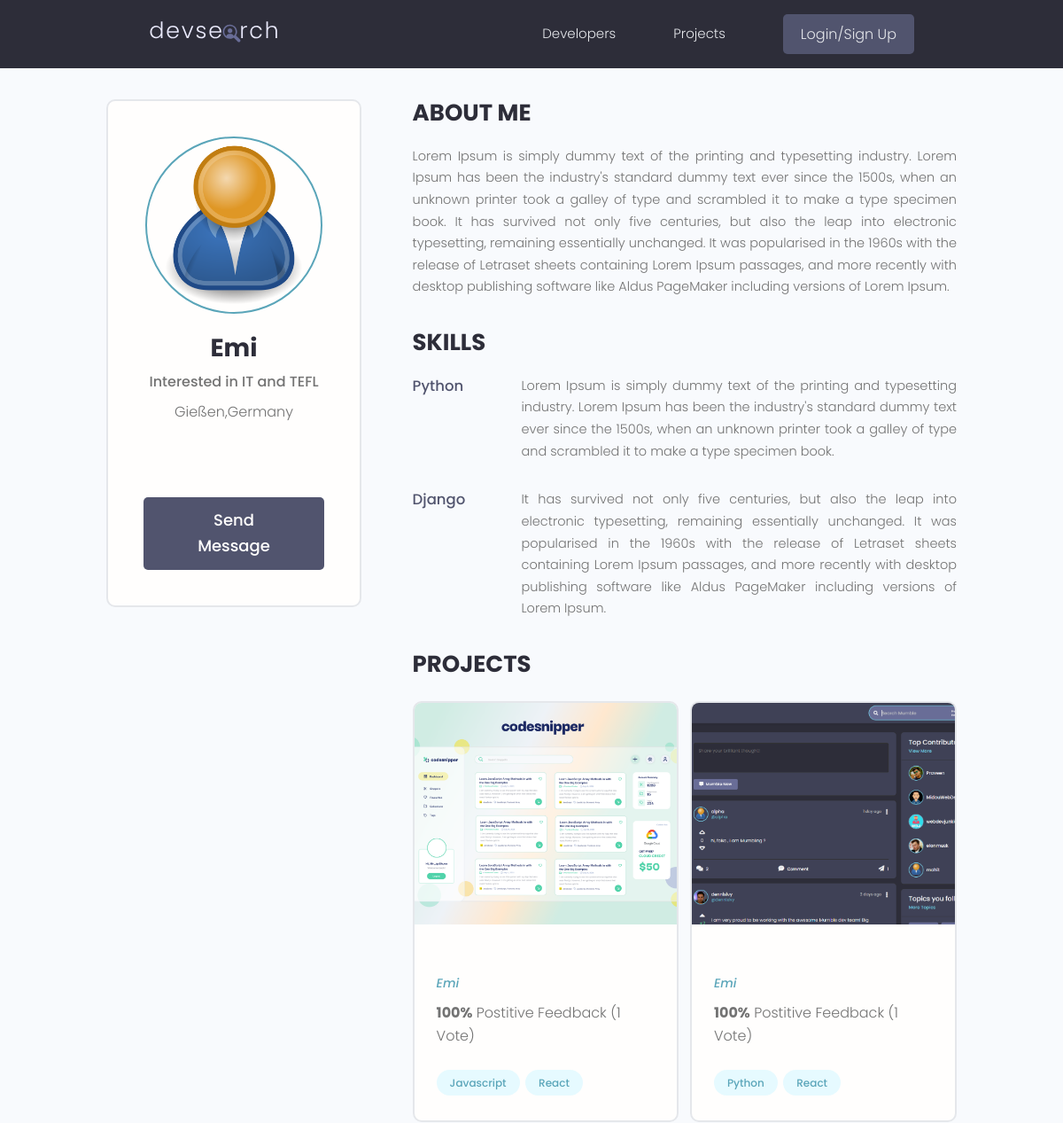
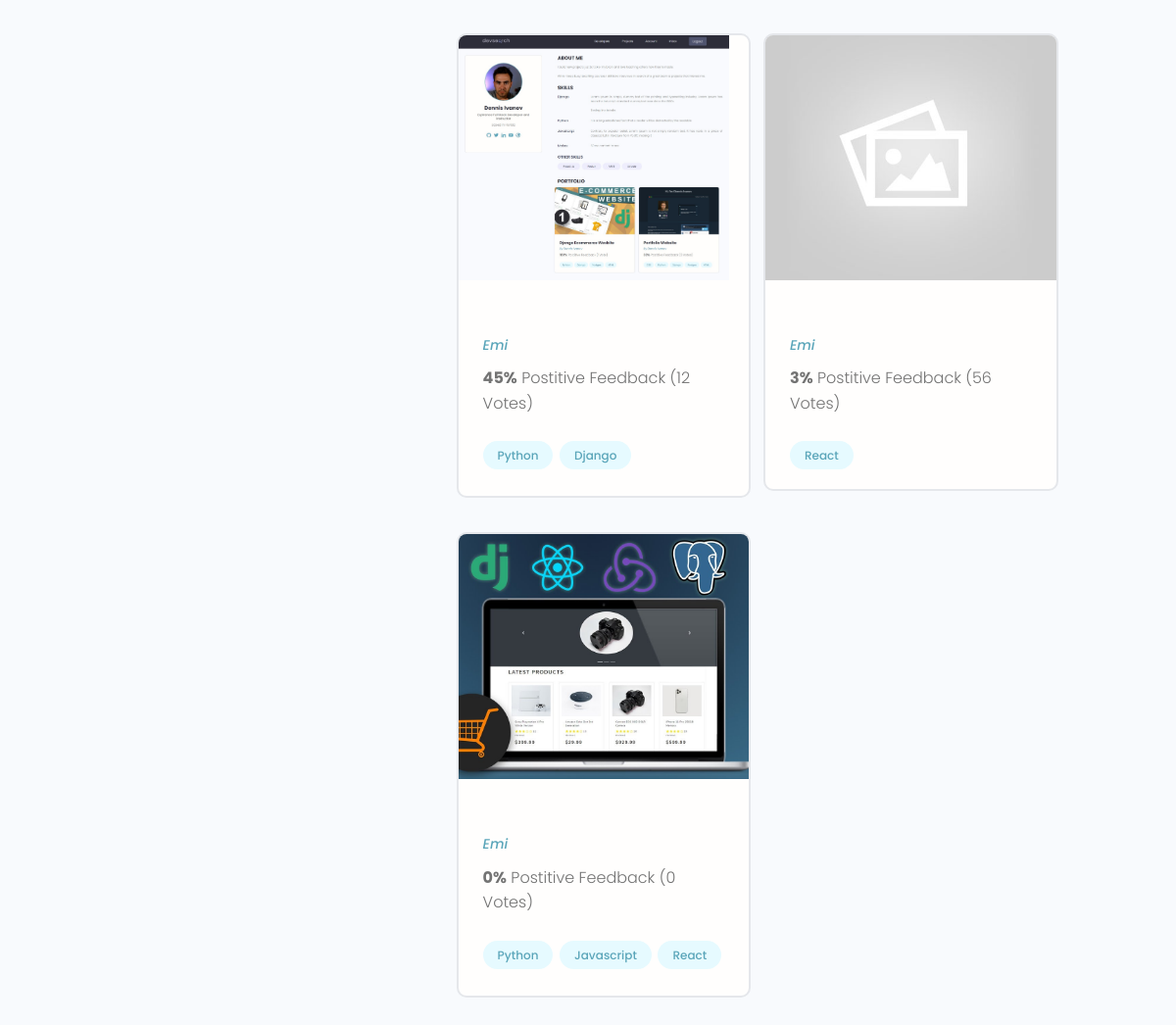
/profile/322cbee1-44a9-4656-b216-9968daeb3f3f/, run on the app's committed database (2 pictures, top to bottom).
### users/models.py (models this page shows, shortened)
class Profile(models.Model):
    user = models.OneToOneField(User, on_delete=models.CASCADE, null = True, blank=True)
    name = models.CharField(max_length=200,null = True, blank=True)
    location = models.CharField(max_length=200,null = True, blank=True)
    email = models.EmailField(max_length=500,null = True, blank=True)
    username = models.CharField(max_length=200,null = True, blank=True)
    short_intro =  models.CharField(max_length=200,null = True, blank=True)
    bio = models.TextField(null = True, blank=True)
    profile_image = models.ImageField(null = True, blank=True,upload_to='profiles/',default ='profiles/user-default.png')
    social_github = models.CharField(max_length=200,null = True, blank=True)
    social_twitter = models.CharField(max_length=200,null = True, blank=True)
    social_linkedin = models.CharField(max_length=200,null = True, blank=True)
    social_youtube = models.CharField(max_length=200,null = True, blank=True)
    social_website = models.CharField(max_length=200,null = True, blank=True)
    created =  models.DateTimeField(auto_now_add=True)
    id = models.UUIDField(default=uuid.uuid4,unique=True, primary_key=True,editable=False)
    class Meta:
        ordering = ['-created']

class Skill(models.Model):
    owner = models.ForeignKey(Profile,on_delete=models.CASCADE, null = True, blank=True)
    name = models.CharField(max_length=200,null = True, blank=True)
    description = models.TextField(null = True, blank=True)
    created =  models.DateTimeField(auto_now_add=True)
    id = models.UUIDField(default=uuid.uuid4,unique=True, primary_key=True,editable=False)

### projects/models.py (models this page shows, shortened)
class  Project(models.Model):
    owner = models.ForeignKey(Profile,null=True, blank=True,on_delete=models.SET_NULL)
    title = models.CharField(max_length=200)
    description = models.TextField(null=True, blank=True)
    featured_image =models.ImageField(null=True,blank=True,default="default.jpg")
    demo_link = models.CharField(max_length=2000, null=True,blank=True)
    source_link = models.CharField(max_length=2000, null=True,blank=True)
    tags = models.ManyToManyField('Tag', blank=True)
    vote_total = models.IntegerField(default=0,null=True,blank=True)
    vote_ratio = models.IntegerField(default=0,null=True,blank=True)
    created =  models.DateTimeField(auto_now_add=True)
    id = models.UUIDField(default=uuid.uuid4,unique=True, primary_key=True,editable=False)
    class Meta:
        ordering = ['-vote_ratio', '-vote_total','title']

class Tag(models.Model):
    name = models.CharField(max_length=200)
    created =  models.DateTimeField(auto_now_add=True)
    id = models.UUIDField(default=uuid.uuid4,unique=True, primary_key=True,editable=False)

### users/views.py (the view)
# urls.py: path('profile/<str:pk>/',views.UserProfile,name='userProfile-path'),
def UserProfile(request,pk):
   profileUser = Profile.objects.get(id = pk)
   context = {'profileUser':profileUser}
   return render(request,'users/user-profile.html',context)

### users/templates/users/user-profile.html (shortened to what this page needs)
{% extends "main.html" %}
{% block content %}
   <main class="profile my-md">
    <div class="container">
      <div class="layout">
        <div class="column column--1of3">
          <div class="card text-center">
            <div class="card__body dev">
              <img class="avatar avatar--xl" src="{{ profileUser.profile_image.url }}" />
              <h2 class="dev__name">{{profileUser.name}}</h2>
              <p class="dev__title">{{profileUser.short_intro}}</p>
              <p class="dev__location">{{profileUser.location}}</p>
              <ul class="dev__social">
              </ul>
              {% if request.user.profile.id  != profileUser.id %}
              <a href="{% url 'create-message-path' profileUser.id %}" class="btn btn--sub btn--lg">Send Message </a>
              {% endif %}
            </div>
          </div>
        </div>
        <div class="column column--2of3">
          <div class="devInfo">
            <h3 class="devInfo__title">About Me</h3>
            <p class="devInfo__about">
              {{ profileUser.bio}}
            </p>
          </div>
          <div class="devInfo">
            <h3 class="devInfo__title">Skills</h3>
            <div class="devInfo__skills">
              {% for skill in profileUser.skill_set.all %}
                {% if skill.description %}
                <div class="devSkill">
                  <h4 class="devSkill__title">{{skill.name}}</h4>
                  <p class="devSkill__info">
                    {{skill.description}}
                  </p>
                </div>
                {% endif %}
              {% endfor %}
            </div>
          </div>
          <div class="devInfo">
            <h3 class="devInfo__title">Projects</h3>
            <div class="grid grid--two">
              {% for project in profileUser.project_set.all %}
              <div class="column">
                <div class="card project">
                  <a href="{% url 'project-path' project.id %}" class="project">
                    <img class="project__thumbnail" src="{{ project.featured_image.url }}" alt="project thumbnail" />
                    <div class="card__body">
                      <p><a class="project__author" href="{% url 'userProfile-path' project.owner.id %}">{{project.owner.name}}</a></p>
                      <p class="project--rating">
                        <span style="font-weight: bold;">{{project.vote_ratio}}%</span> Postitive
                        Feedback ({{project.vote_total}} Vote{{project.vote_total|pluralize:"s"}})
                      </p>
                      <div class="project__tags">
                        {% for tag in project.tags.all %}
                        <span class="tag tag--pill tag--main">
                          <small>{{tag.name}}</small>
                        </span>
                        {% endfor %}
                      </div>
                    </div>
                  </a>
                </div>
              </div>
              {% endfor %}
            </div>
          </div>
        </div>
      </div>
    </div>
  </main>
{% endblock content %}

### static/styles/app.css (style rules this page uses)
:root { --color-sub: #2d2d39; }
.btn--sub { background-color: var(--color-sub-light); }
.card { border: 2px solid var(--color-light); }
img { width: 100%; }
.profile .card > .dev { padding: 4rem; }
.dev__name { color: var(--color-sub); font-size: 2.8rem; font-weight: 700; margin-top: 1rem; margin-bottom: 0.5rem; }
.dev__title { font-size: 1.6rem; font-weight: 500; line-height: 1.3; }
.dev__location { margin-top: 1rem; }
.dev__social { margin: 3rem 0; list-style: none; display: flex; justify-content: center; gap: 1.5rem; }
.devInfo { margin-bottom: 3rem; }
.devInfo__title, .devInfo__subtitle { font-size: 2.6rem; color: var(--color-sub); text-transform: uppercase; font-weight: 700; margin-bottom: 1.5rem; }
.devInfo__about, .devSkill__info { font-size: 1.45rem; line-height: 1.7; text-align: justify; }
.devSkill { margin-bottom: 3rem; }
.devSkill__title { font-size: 1.65rem; font-weight: 500; color: var(--color-sub-light); }
@media screen and (min-width: 700px) { .devSkill { display: flex; justify-content: space-between; gap: 3rem; } }
@media screen and (min-width: 700px) { .devSkill__info { flex-basis: 80%; } }
.project__author { font-size: 1.4rem; font-style: italic; }
.project--rating { margin-bottom: 1.6em; margin-top: .5em; }
.project__thumbnail { height: 25rem; object-fit: cover; object-position: top center; }

### static/uikit/styles/modules/_variables.css (style rules this page uses)
:root { --color-main: #5aa5b9; --color-main-light: #e6faff; --color-sub: #3f4156; --color-sub-light: #51546e; --color-sub-lighter: #ededfd; --color-text: #737373; --color-gray: #8b8b8b; --color-light: #e5e7eb; --color-light-gray: #767676; --color-bg: #f8fafd; --color-white: #fffefd; --color-white-light: #f3f3f3; --color-success: #359e64; --color-success-bg: #def8e8; --color-error: #fc4b0b; --color-error-bg: #fff2ee; --font-base: 'Poppins', arial, helvetica, 'Segoe UI', roboto, ubuntu, sans-serif; --font-monospace: 'Fira Code', 'Courier New', courier, monospace; --font-regular: 300; --font-medium: 500; --font-bold: 700; --generic-shadow: 1px 1px 5px #00000010; --generic-transition: all 0.3s ease-in-out; }

### static/uikit/styles/modules/_base.css (style rules this page uses)
* { margin: 0; padding: 0; box-sizing: border-box; text-rendering: optimizeLegibility; color: inherit; font-size: inherit; }
html { font-size: 50%; }
@media only screen and (min-width: 480px) { html { font-size: 56.25%; } }
@media only screen and (min-width: 1200px) { html { font-size: 62.5%; } }
body { line-height: 1.6; font-weight: 400; font-size: 1.5rem; color: var(--color-text); background-color: var(--color-bg); min-height: 100vh; }

### static/uikit/styles/modules/_typography.css (style rules this page uses)
* { font-family: var(--font-base); }
h2 { font-size: 3.6rem; font-weight: var(--font-bold); }
h3 { font-size: 3.2rem; font-weight: var(--font-medium); }
h4 { font-size: 2.8rem; font-weight: var(--font-medium); }
p, span, strong { font-size: 1.6rem; color: var(--color-text); font-weight: var(--font-regular); }
a { padding-bottom: 2px; text-decoration: none; display: inline-block; color: var(--color-main); font-weight: var(--font-medium); }

### static/uikit/styles/modules/_utilities.css (style rules this page uses)
.container { width: 92%; max-width: 165rem; margin: 0 auto; box-sizing: border-box; }
@media screen and (min-width: 1000px) { .container { width: 90%; } }
@media screen and (min-width: 1200px) { .container { width: 80%; } }
.text-center { text-align: center; }
.my-md { margin: 3rem auto; }

### static/uikit/styles/modules/_avatar.css (style rules this page uses)
.avatar { border-radius: 50%; border: 2px solid var(--color-main); object-fit: cover; }
.avatar--xl { height: 20rem; width: 20rem; }

### static/uikit/styles/modules/_button.css (style rules this page uses)
.btn { display: inline-block; position: relative; cursor: pointer; background-color: var(--color-light); font-weight: var(--font-medium); color: var(--color-sub); text-decoration: none; padding: 1rem 2rem; border-radius: 0.5rem; border: none; width: -webkit-fit-content; width: -moz-fit-content; width: fit-content; height: -webkit-fit-content; height: -moz-fit-content; height: fit-content; font-size: 1.6rem; outline-width: 0; outline-color: transparent; -webkit-backface-visibility: hidden; backface-visibility: hidden; transition: all 0.3s ease-in-out; }
.btn--sub { background-color: var(--color-sub); color: var(--color-white); }
.btn--lg { font-size: 1.8rem; padding: 1.2rem 4.5rem; }

### static/uikit/styles/modules/_card.css (style rules this page uses)
.card { border-radius: 1rem; background-color: var(--color-white); border: 1.5px solid var(--color-light); width: auto; height: auto; margin-top: 0.5rem; margin-bottom: 0.5rem; overflow: hidden; }
.card__body, .card__header { padding: 2rem 2.5rem; }

### data on the page
Profile: profile_image (placeholder picture), name "Emi", short_intro "Interested in IT and TEFL", location "Gießen,Germany", bio "Lorem Ipsum is simply dummy text of the printing and typesetting industry. Lorem Ipsum has been the industry's standard dummy text ever since the 1500s, when an unknown printer took a galley of type and scrambled it to make a type specimen book. It has survived not only five centuries, but also the leap into electronic typesetting, remaining essentially unchanged. It was popularised in the 1960s with the release of Letraset sheets containing Lorem Ipsum passages, and more recently with desktop publishing software like Aldus PageMaker including versions of Lorem Ipsum."
Skill: name "Python", description "Lorem Ipsum is simply dummy text of the printing and typesetting industry. Lorem Ipsum has been the industry's standard dummy text ever since the 1500s, when an unknown printer took a galley of type and scrambled it to make a type specimen book."
Skill: name "Django", description "It has survived not only five centuries, but also the leap into electronic typesetting, remaining essentially unchanged. It was popularised in the 1960s with the release of Letraset sheets containing Lorem Ipsum passages, and more recently with desktop publishing software like Aldus PageMaker including versions of Lorem Ipsum."
Project: featured_image (picture), owner.name "Emi", vote_ratio "100", vote_total "1"
Tag: name "Javascript"
Tag: name "React"
Project: featured_image (picture), owner.name "Emi", vote_ratio "100", vote_total "1"
Tag: name "Python"
Project: featured_image (picture), owner.name "Emi", vote_ratio "45", vote_total "12"
Tag: name "Django"
Project: featured_image (placeholder picture), owner.name "Emi", vote_ratio "3", vote_total "56"
Project: featured_image (picture), owner.name "Emi", vote_ratio "0", vote_total "0"
